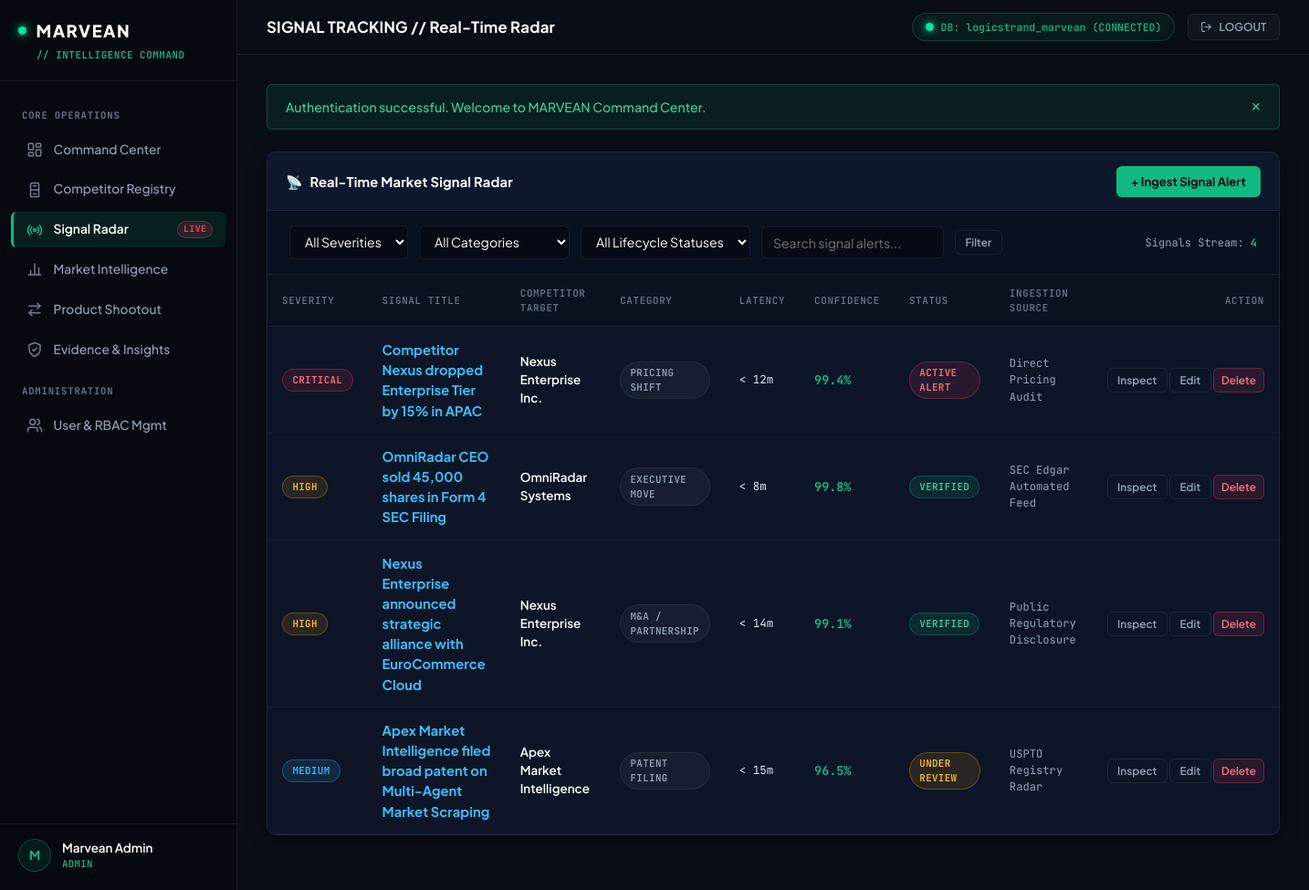
/signals (signed in), run on the app's committed database.
### tables this page shows
CREATE TABLE `market_signals` (
  `id` INT AUTO_INCREMENT PRIMARY KEY,
  `competitor_id` INT NULL,
  `title` VARCHAR(255) NOT NULL,
  `category` ENUM('Pricing Shift', 'Product Launch', 'Patent Filing', 'Executive Move', 'M&A / Partnership', 'Regulatory Action') NOT NULL,
  `severity` ENUM('Critical', 'High', 'Medium', 'Low') NOT NULL DEFAULT 'Medium',
  `status` ENUM('Active Alert', 'Under Review', 'Verified', 'Archived') NOT NULL DEFAULT 'Active Alert',
  `shift_latency` VARCHAR(50) NOT NULL DEFAULT '< 15m',
  `confidence` DECIMAL(4,1) NOT NULL DEFAULT 99.4,
  `details` TEXT NOT NULL,
  `source_tag` VARCHAR(100) NOT NULL DEFAULT 'SEC Edgar Ingestion',
  `created_by` INT NULL,
  `created_at` TIMESTAMP DEFAULT CURRENT_TIMESTAMP,
  `updated_at` TIMESTAMP DEFAULT CURRENT_TIMESTAMP ON UPDATE CURRENT_TIMESTAMP,
  CONSTRAINT `fk_sig_competitor` FOREIGN KEY (`competitor_id`) REFERENCES `competitors`(`id`) ON DELETE SET NULL,
  CONSTRAINT `fk_sig_creator` FOREIGN KEY (`created_by`) REFERENCES `users`(`id`) ON DELETE SET NULL
);

CREATE TABLE `competitors` (
  `id` INT AUTO_INCREMENT PRIMARY KEY,
  `name` VARCHAR(150) NOT NULL,
  `ticker` VARCHAR(20) NULL,
  `tier` ENUM('Tier-1 Direct', 'Tier-2 Emerging', 'Indirect Threat', 'Strategic Partner') NOT NULL DEFAULT 'Tier-1 Direct',
  `category` VARCHAR(100) NOT NULL,
  `website` VARCHAR(255) NULL,
  `market_cap` VARCHAR(50) NULL,
  `headquarters` VARCHAR(120) NULL,
  `threat_level` ENUM('Critical', 'High', 'Moderate', 'Low') NOT NULL DEFAULT 'High',
  `status` ENUM('Active Tracking', 'Under Audit', 'Archived') NOT NULL DEFAULT 'Active Tracking',
  `overview` TEXT NOT NULL,
  `created_by` INT NULL,
  `created_at` TIMESTAMP DEFAULT CURRENT_TIMESTAMP,
  `updated_at` TIMESTAMP DEFAULT CURRENT_TIMESTAMP ON UPDATE CURRENT_TIMESTAMP,
  CONSTRAINT `fk_comp_creator` FOREIGN KEY (`created_by`) REFERENCES `users`(`id`) ON DELETE SET NULL
);

### views/signals/index.php (the view, shortened to what the rows shown need)
<div class="panel">
  <div class="panel-header">
    <div class="panel-title">
      <span>📡</span>
      <span>Real-Time Market Signal Radar</span>
    </div>
    <div class="panel-actions">
      <a href="/signals/create" class="btn btn-primary">
        <span>+ Ingest Signal Alert</span>
      </a>
    </div>
  </div>
  <div style="padding: 1rem 1.5rem; background: rgba(7, 12, 24, 0.5); border-bottom: 1px solid var(--border-card); display: flex; gap: 1rem; flex-wrap: wrap; align-items: center; justify-content: space-between;">
    <form method="GET" action="/signals" style="display: flex; gap: 0.75rem; flex-wrap: wrap; align-items: center; margin: 0;">
      <select name="severity" class="form-control" style="width: auto; padding: 0.45rem 0.75rem;">
        <option value="">All Severities</option>
      </select>
      <select name="category" class="form-control" style="width: auto; padding: 0.45rem 0.75rem;">
        <option value="">All Categories</option>
      </select>
      <select name="status" class="form-control" style="width: auto; padding: 0.45rem 0.75rem;">
        <option value="">All Lifecycle Statuses</option>
      </select>
      <input type="text" name="search" class="form-control" placeholder="Search signal alerts..." value="<?= htmlspecialchars($search ?? '') ?>" style="width: 200px; padding: 0.45rem 0.75rem;">
      <button type="submit" class="btn btn-outline btn-sm">Filter</button>
    </form>
    <div style="font-family: var(--font-mono); font-size: 0.75rem; color: var(--text-muted);">
      Signals Stream: <strong style="color: var(--accent-teal);"><?= count($signals) ?></strong>
    </div>
  </div>
  <div class="table-responsive">
    <table class="table" data-searchable-table>
      <thead>
        <tr>
          <th>Severity</th>
          <th>Signal Title</th>
          <th>Competitor Target</th>
          <th>Category</th>
          <th>Latency</th>
          <th>Confidence</th>
          <th>Status</th>
          <th>Ingestion Source</th>
          <th style="text-align: right;">Action</th>
        </tr>
      </thead>
      <tbody>
        <?php if (empty($signals)): ?>
          <tr><td colspan="9" style="text-align: center; color: var(--text-muted); padding: 2rem;">No signal telemetry matching current filter.</td></tr>
        <?php else: ?>
          <?php foreach ($signals as $sig): ?>
            <tr>
              <td>
                <span class="badge badge-<?= strtolower($sig['severity']) ?>">
                  <?= htmlspecialchars($sig['severity']) ?>
                </span>
              </td>
              <td>
                <a href="/signals/<?= $sig['id'] ?>" style="font-weight: 700; font-size: 0.92rem;">
                  <?= htmlspecialchars($sig['title']) ?>
                </a>
              </td>
              <td>
                <?php if (!empty($sig['competitor_name'])): ?>
                  <a href="/competitors/<?= $sig['competitor_id'] ?>" style="color: #fff; font-weight: 600;">
                    <?= htmlspecialchars($sig['competitor_name']) ?>
                  </a>
                <?php else: ?>
                  <span style="color: var(--text-muted);">Global Sector</span>
                <?php endif; ?>
              </td>
              <td><span class="badge badge-neutral"><?= htmlspecialchars($sig['category']) ?></span></td>
              <td style="font-family: var(--font-mono); font-size: 0.78rem;"><?= htmlspecialchars($sig['shift_latency']) ?></td>
              <td style="font-family: var(--font-mono); font-weight: 700; color: var(--accent-teal);">
                <?= number_format((float)$sig['confidence'], 1) ?>%
              </td>
              <td>
                <span class="badge badge-<?= $sig['status'] === 'Verified' ? 'verified' : ($sig['status'] === 'Active Alert' ? 'critical' : 'high') ?>">
                  <?= htmlspecialchars($sig['status']) ?>
                </span>
              </td>
              <td style="font-size: 0.76rem; color: var(--text-muted); font-family: var(--font-mono);">
                <?= htmlspecialchars($sig['source_tag']) ?>
              </td>
              <td style="text-align: right; white-space: nowrap;">
                <a href="/signals/<?= $sig['id'] ?>" class="btn btn-outline btn-sm">Inspect</a>
                <a href="/signals/<?= $sig['id'] ?>/edit" class="btn btn-outline btn-sm">Edit</a>
                <form method="POST" action="/signals/<?= $sig['id'] ?>/delete" style="display: inline-block; margin: 0;" data-confirm="Archive/Delete this market signal alert?">
                  <button type="submit" class="btn btn-red btn-sm" style="padding: 0.3rem 0.5rem;">Delete</button>
                </form>
              </td>
            </tr>
          <?php endforeach; ?>
        <?php endif; ?>
      </tbody>
    </table>
  </div>
</div>

### app/Core/Router.php (shortened to what the rows shown need)
<?php
class Router {
    private array $routes = [];
    private function addRoute(string $method, string $path, array $handler, array $middlewares): void {
        $this->routes[] = [
            'method'      => $method,
            'path'        => rtrim($path, '/') ?: '/',
            'handler'     => $handler,
            'middlewares' => $middlewares
        ];
    }
    public function dispatch(): void {
        $method = $_SERVER['REQUEST_METHOD'] ?? 'GET';
        $uri = parse_url($_SERVER['REQUEST_URI'] ?? '/', PHP_URL_PATH);
        $uri = rtrim($uri, '/') ?: '/';
        foreach ($this->routes as $route) {
            if ($route['method'] !== $method) continue;
            $pattern = preg_replace('/\{([a-zA-Z0-9_]+)\}/', '(?P<$1>[^/]+)', $route['path']);
            $pattern = "#^{$pattern}$#";
            if (preg_match($pattern, $uri, $matches)) {
                $params = array_filter($matches, 'is_string', ARRAY_FILTER_USE_KEY);
                [$controllerClass, $action] = $route['handler'];
                $controller = new $controllerClass();
                call_user_func_array([$controller, $action], array_values($params));
                return;
            }
        }
    }
}

### data on the page
market_signals: severity "CRITICAL", title "Competitor Nexus dropped Enterprise Tier by 15% in APAC", competitor.name "Nexus Enterprise Inc.", category "PRICING SHIFT", shift_latency "< 12m", confidence "99.4", status "ACTIVE ALERT", source_tag "Direct Pricing Audit"
market_signals: severity "HIGH", title "OmniRadar CEO sold 45,000 shares in Form 4 SEC Filing", competitor.name "OmniRadar Systems", category "EXECUTIVE MOVE", shift_latency "< 8m", confidence "99.8", status "VERIFIED", source_tag "SEC Edgar Automated Feed"
market_signals: severity "HIGH", title "Nexus Enterprise announced strategic alliance with EuroCommerce Cloud", competitor.name "Nexus Enterprise Inc.", category "M&A / PARTNERSHIP", shift_latency "< 14m", confidence "99.1", status "VERIFIED", source_tag "Public Regulatory Disclosure"
market_signals: severity "MEDIUM", title "Apex Market Intelligence filed broad patent on Multi-Agent Market Scraping", competitor.name "Apex Market Intelligence", category "PATENT FILING", shift_latency "< 15m", confidence "96.5", status "UNDER REVIEW", source_tag "USPTO Registry Radar"

### other printed values
count($signals) "4"
